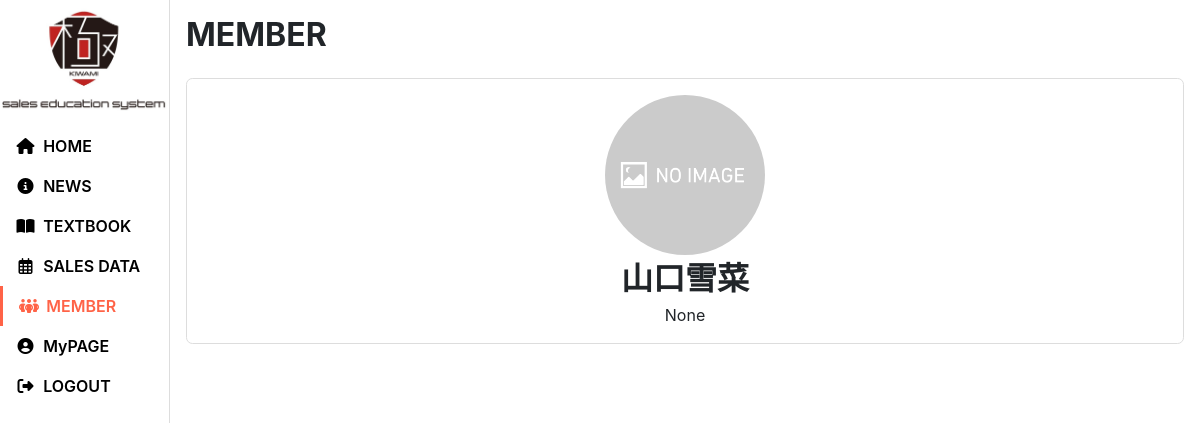
The page /users/members/ (signed in) on the database as committed earlier.
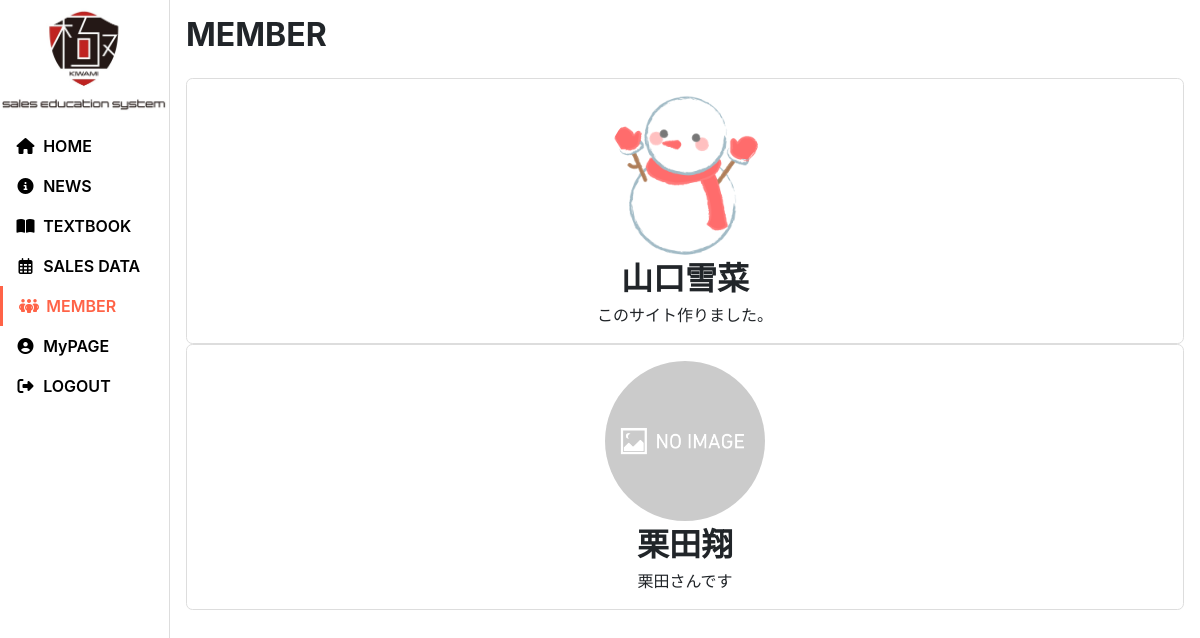
The same page on the database as committed later.
### users/models.py (models this page shows, shortened)
class CustomUser(AbstractBaseUser, PermissionsMixin):
    username_validator  = UnicodeUsernameValidator()
    id          = models.UUIDField( default=uuid.uuid4, primary_key=True, editable=False )
    username    = models.CharField(
        _("username"),
        max_length=150,
        unique=True,
        help_text=_("Required. 150 characters or fewer. Letters, digits and @/./+/-/_ only."),
        validators=[username_validator],
        error_messages={
            "unique": _("A user with that username already exists.")
        },
    )
    handle_name = models.CharField(verbose_name="氏名", max_length=150) # 未入力可にするなら blank=True を追加
    email       = models.EmailField(_("email address"))
    is_staff    = models.BooleanField(
        _("staff status"),
        default=False,
        help_text=_("Designates whether the user can log into this admin site.")
    )
    is_active   = models.BooleanField(
        _("active"),
        default=True,
        help_text=_(
            "Designates whether this user should be treated as active. "
            "Unselect this instead of deleting accounts."
        ),
    )
    is_teacher  = models.BooleanField(verbose_name="講師", default=False)
    is_student  = models.BooleanField(verbose_name="生徒", default=True)
    icon            = models.ImageField(verbose_name="アイコン", upload_to="users/custom_user/icon/", null=True, blank=True)
    introduction    = models.CharField(verbose_name="自己紹介文", max_length=1000, null=True, blank=True)
    date_joined = models.DateTimeField(_("date joined"), default=timezone.now)
    objects     = UserManager()
    EMAIL_FIELD     = "email"
    USERNAME_FIELD  = "username"
    REQUIRED_FIELDS = ["email", "handle_name"] # createsuperuserしたときに入力を求められる項目を設定。デフォルトでusernameは入っている。
    class Meta:
        verbose_name        = _("user")
        verbose_name_plural = _("users")

### users/views.py (the view)
class MembersView(LoginRequiredMixin, View):
    def get(self, request, *args, **kwargs):
        context = {}
        teachers = CustomUser.objects.filter(is_teacher=True).order_by("date_joined")
        context["teachers"] = teachers
        return render(request, "users/members.html", context)

### templates/users/members.html (shortened to what this page needs)
{% extends "oneall/base.html" %}
{% load static %}
{% block extra_head %}
<link rel="stylesheet" href="{% static 'users/css/members.css' %}">
<link rel="stylesheet" href="{% static 'users/css/members-sp.css' %}">
{% endblock %}
{% block main %}
<h1>MEMBER</h1>
<section>
    <div class="member_list_area">
        {% for teacher in teachers %}
        <div class="teacher_introducttion">
            <div>
                <div class="member_icon">
                    {% if teacher.icon %}
                    <img src="{{ teacher.icon.url }}" alt="{{ teacher.handle_name }}のアイコン"></img>
                    {% else %}
                    <img src="{% static 'images/noimage.png' %}">
                    {% endif %}
                </div>
                <div class="member_name">{{ teacher.handle_name }}</div>
                <div class="member_introduction">{{ teacher.introduction|linebreaksbr }}</div>
            </div>
        </div>
        {% endfor %}
    </div>
</section>
{% endblock %}

### templates/oneall/base.html (shortened to what this page needs)
{% load static %}
<!DOCTYPE html>
<html lang="ja">
<head>
    <link rel="stylesheet" href="https://stackpath.bootstrapcdn.com/bootstrap/4.4.1/css/bootstrap.min.css">
    <link rel="stylesheet" href="https://cdnjs.cloudflare.com/ajax/libs/font-awesome/6.2.0/css/all.min.css">
    <link rel="stylesheet" href="https://cdn.jsdelivr.net/npm/flatpickr/dist/flatpickr.min.css">
    <link rel="stylesheet" href="{% static 'oneall/css/base.css' %}">
    <link rel="stylesheet" href="{% static 'oneall/css/base-sp.css' %}">
    {% block extra_head %}
    {% endblock %}
</head>
<body>
    <div class="container">
        <div class="left-menu">
            <a class="top-page logo-area" href="{% url 'oneall:index' %}">
                <img src="{% static 'images/sesk_logo_vertical.jpg' %}">
            </a>
            <div class="nav-menu">
                <div class="nav-menu-content" id="nav-menu-home">
                    <a href="{% url 'oneall:index' %}"><i class="fa-solid fa-house" style="display: inline-block; width: 1.2rem; text-align: center;"></i><span>HOME</span></a>
                </div>
                <div class="nav-menu-content" id="nav-menu-news">
                    <a href="{% url 'news:index' %}"><i class="fa-solid fa-circle-info" style="display: inline-block; width: 1.2rem; text-align: center;"></i><span>NEWS</span></a>
                </div>
                <div class="nav-menu-content" id="nav-menu-textbook">
                    <a href="{% url 'textbook:index' %}"><i class="fa-solid fa-book-open" style="display: inline-block; width: 1.2rem; text-align: center;"></i><span>TEXTBOOK</span></a>
                </div>
                <div class="nav-menu-content" id="nav-menu-sales">
                    <a href="{% url 'sales:index' %}"><i class="fa-regular fa-calendar-days" style="display: inline-block; width: 1.2rem; text-align: center;"></i><span>SALES DATA</span></a>
                </div>
                <div class="nav-menu-content" id="nav-menu-member">
                    <a href="{% url 'users:members' %}"><i class="fa-solid fa-people-group" style="display: inline-block; width: 1.2rem; text-align: center;"></i><span>MEMBER</span></a>
                </div>
                <div class="nav-menu-content" id="nav-menu-users">
                    <a href="{% url 'users:index' %}"><i class="fa-solid fa-circle-user" style="display: inline-block; width: 1.2rem; text-align: center;"></i><span>MyPAGE</span></a>
                </div>
                <div class="nav-menu-content" id="nav-menu-logout">
                    <a href="{% url 'account_logout' %}"><i class="fas fa-sign-out-alt" style="display: inline-block; width: 1.2rem; text-align: center;"></i><span>LOGOUT</span></a>
                </div>
            </div>
        </div>
        <div class="main-contents">
            {% block main %}
            {% endblock %}
        </div>
        </div>
</body>
</html>

### static/oneall/css/base.css (style rules this page uses)
:root { --main-color: #FF6347; --pentad-color1: #FF6347; --pentad-color2: #FF47E3; --pentad-color3: #E3FF47; --pentad-color4: #47FFBF; --pentad-color5: #4788FF; --accent-color6: #FF6347; --tag-color: #777; --inactive-color: #bababa; --cancel-btn-color: #ddd; --text-color: #000; --border-color: rgb(221, 221, 221); }
@media screen and (min-width: 768px) { .container { width: 100%; display: flex; justify-content: space-between; position: relative; } }
@media screen and (min-width: 768px) { .left-menu { display: flex; flex-direction: column; width: 170px; height: 100vh; overflow-y: auto; background: rgb(255, 255, 255); border-right: 1px solid var(--border-color); box-sizing: border-box; font-weight: 600; position: fixed; top: 0px; left: 0px; transition: transform 0.1s ease 0s; } }
@media screen and (min-width: 768px) { .main-contents { width: calc(100% - 170px); position: fixed; top: 0; right: 0; padding: 1rem; height: 100vh; overflow-y: auto; } }
@media screen and (min-width: 768px) { .logo-area { position: relative; display: block; width: 100%; height: 6rem; margin: 1rem 0 0 0; padding: 0; } }
@media screen and (min-width: 768px) { .logo-area > img { display: block; width: 168px; position: fixed; top: 0.5rem; left: 0; } }
@media screen and (min-width: 768px) { .nav-menu { position: relative; width: 100%; height: calc(100% - 6rem); overflow-y: auto; box-sizing: border-box; padding: 1rem 0px 3rem; } }
@media screen and (min-width: 768px) { .nav-menu-content { display: block; padding: 0.5rem 1rem; } }
@media screen and (min-width: 768px) { .nav-menu-content > a { display: inline-block; color: var(--text-color); width: 100%; padding: 0; } }
@media screen and (min-width: 768px) { .nav-menu-content > a > span { margin-left: 0.5rem; } }
@media screen and (min-width: 768px) { section { margin-top: 1.5rem; margin-bottom: 2.5rem; } }
@media screen and (min-width: 768px) { h1 { font-size: 2rem; font-weight: bold; margin-bottom: 1.5rem; } }

### static/users/css/members.css (style rules this page uses)
#nav-menu-member { border-left: solid 0.2rem var(--main-color); }
#nav-menu-member > a { color: var(--main-color); }
.teacher_introducttion { text-align: center; }
.teacher_introducttion > div { border: solid var(--border-color) 1px; border-radius: 0.4rem; padding: 1rem; }
.member_icon { margin: 0 auto; width: 10rem; height: 10rem; }
.member_icon > img { display: block; width: 100%; border-radius: 50%; }
.member_name { font-size: 2rem; font-weight: bold; }

Rows that differ between the two databases and show on the page:
changed CustomUser "山口雪菜": icon: picture added; introduction "None" → "このサイト作りました。"
added CustomUser: handle_name "栗田翔", introduction "栗田さんです"
